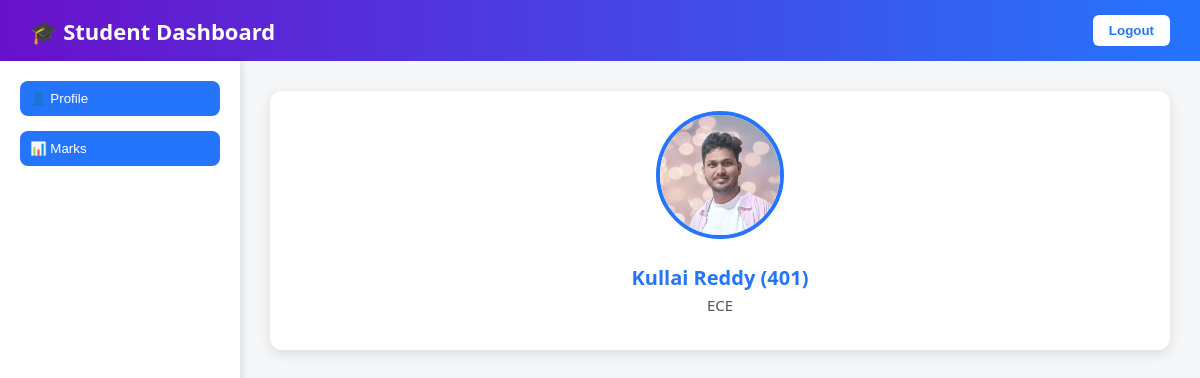
/student_dashboard (signed in), run on the app's committed database.
### tables this page shows
CREATE TABLE students (
            id INTEGER PRIMARY KEY AUTOINCREMENT,
            name TEXT,
            hallticket TEXT UNIQUE,
            department TEXT,
            mobile TEXT,
            join_date TEXT,
            address TEXT,
            email TEXT UNIQUE,
            photo TEXT,
            username TEXT UNIQUE,
            password TEXT
        );

### app.py (the view)
@app.route('/student_dashboard')
def student_dashboard():
    if 'student_username' not in session:
        flash('❌ Please login first.', 'error')
        return redirect(url_for('student_login'))
    username = session['student_username']
    with sqlite3.connect('database.db') as conn:
        cursor = conn.cursor()
        cursor.execute('SELECT id, name, hallticket, department, photo FROM students WHERE username=?', (username,))
        student = cursor.fetchone()
        if student is None:
            flash('❌ Student not found.', 'error')
            session.pop('student_username', None)
            return redirect(url_for('student_login'))
        student_id = student[0]
        cursor.execute('SELECT subject_code, subject_name, internal_marks, external_marks, total_marks, credits FROM marks WHERE student_id=?', (student_id,))
        marks = cursor.fetchall()
    return render_template('student_dashboard.html', student=student, marks=marks)

### templates/student_dashboard.html (shortened to what this page needs)
<!DOCTYPE html>
<html lang="en">
<head>
</head>
<body>
 <header>
    <h2>🎓 Student Dashboard</h2>
    <form action="{{ url_for('logout') }}" method="get">
        <button type="submit">Logout</button>
    </form>
</header>
    <div class="container">
        <div class="sidebar">
            <button onclick="showSection('profile')">👤 Profile</button>
            <button onclick="showSection('marks')">📊 Marks</button>
        </div>
        <div class="content">
            <div id="profileSection" class="profile-section">
                <img id="profilePic"
                     src="{{ url_for('static', filename=student[7] if student[7] else 'uploads_students/kullai.jpg') }}"
                     alt="Profile Photo"
                     onclick="document.getElementById('fileInput').click();"
                     onerror="this.onerror=null;this.src='{{ url_for('static', filename='uploads_students/kullai.jpg') }}';">
                <h3>{{ student[1] }} ({{ student[2] }})</h3>
                <p>{{ student[3] }}</p>
            </div>
        </div>
    </div>
</body>
</html>

### templates/student_dashboard.html (style rules this page uses)
body { margin: 0; font-family: 'Segoe UI', sans-serif; background: #f4f6f8; display: flex; flex-direction: column; min-height: 100vh; }
header { background: linear-gradient(to right, #6a11cb, #2575fc); color: white; padding: 15px 30px; display: flex; justify-content: space-between; align-items: center; }
header h2 { margin: 0; font-size: 22px; }
header button { background: white; color: #2575fc; border: none; padding: 8px 16px; border-radius: 6px; cursor: pointer; font-weight: 600; transition: background 0.3s; }
.container { display: flex; flex: 1; }
.sidebar { background: white; width: 200px; padding: 20px; box-shadow: 2px 0 8px rgba(0,0,0,0.1); display: flex; flex-direction: column; gap: 15px; }
.sidebar button { background: #2575fc; color: white; border: none; padding: 10px; border-radius: 8px; cursor: pointer; font-weight: 500; transition: background 0.3s; text-align: left; }
.content { flex: 1; padding: 30px; }
.profile-section { text-align: center; background: white; padding: 20px; border-radius: 12px; box-shadow: 0 4px 12px rgba(0,0,0,0.1); position: relative; }
.profile-section img { width: 120px; height: 120px; border-radius: 50%; object-fit: cover; margin-bottom: 15px; border: 4px solid #2575fc; cursor: pointer; }
.profile-section h3 { margin: 5px 0 0 0; color: #2575fc; font-size: 20px; }
.profile-section p { margin: 4px 0; color: #555; font-size: 15px; }

### data on the page
students: name "Kullai Reddy", hallticket "401", department "ECE"
